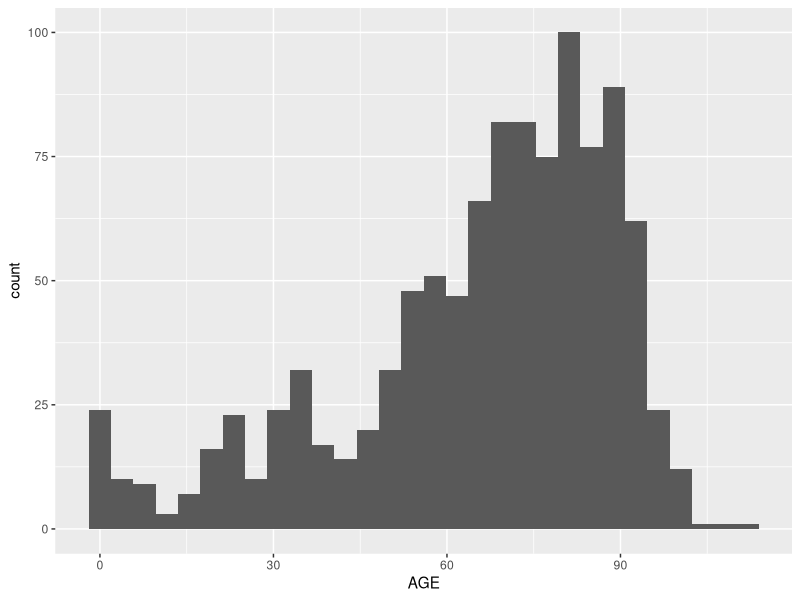
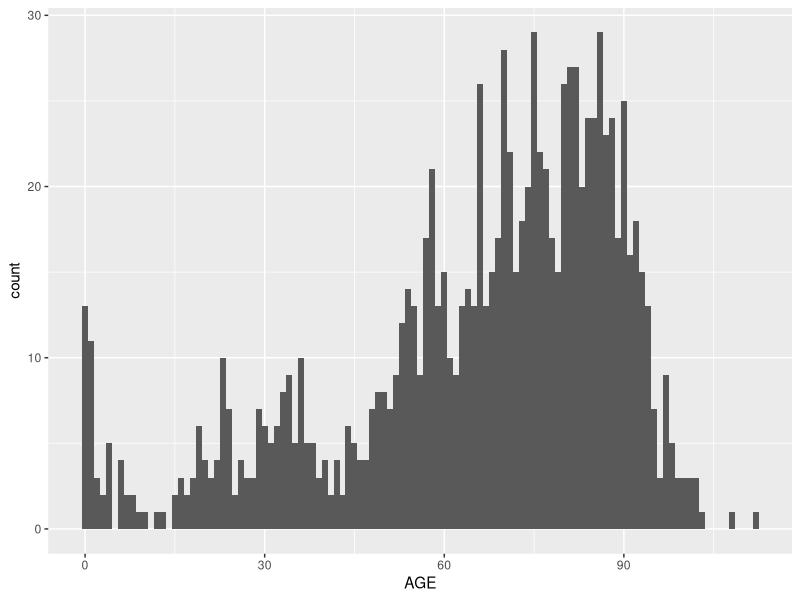
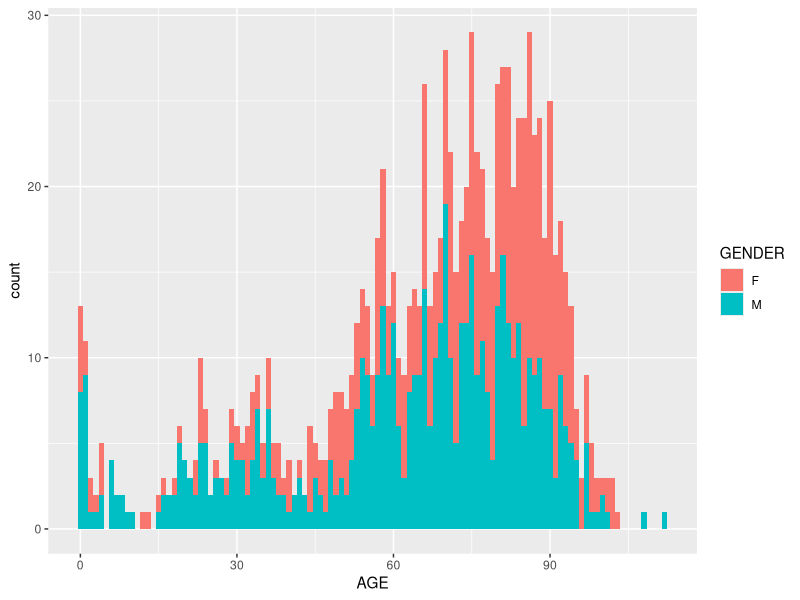
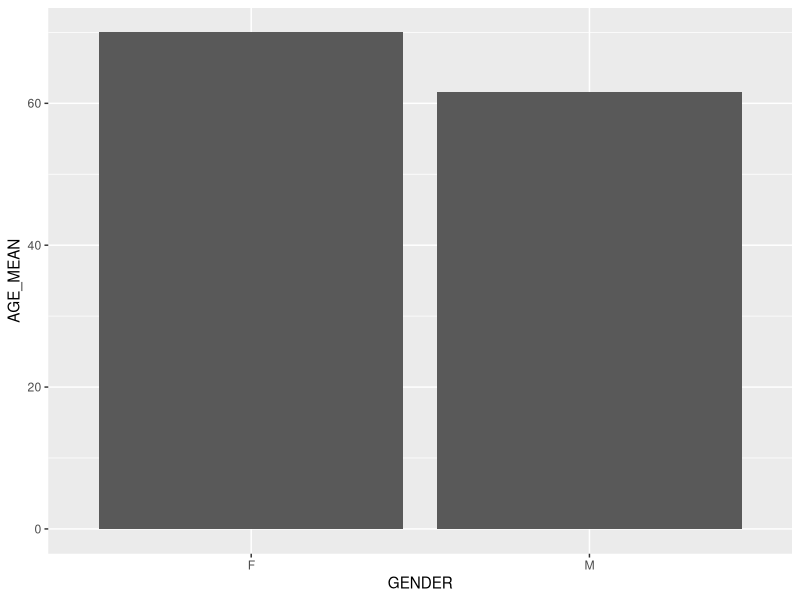
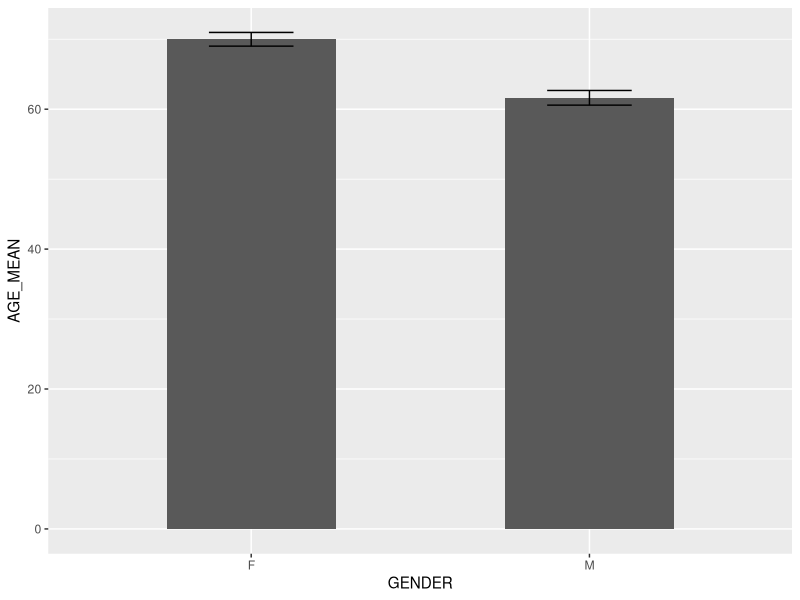
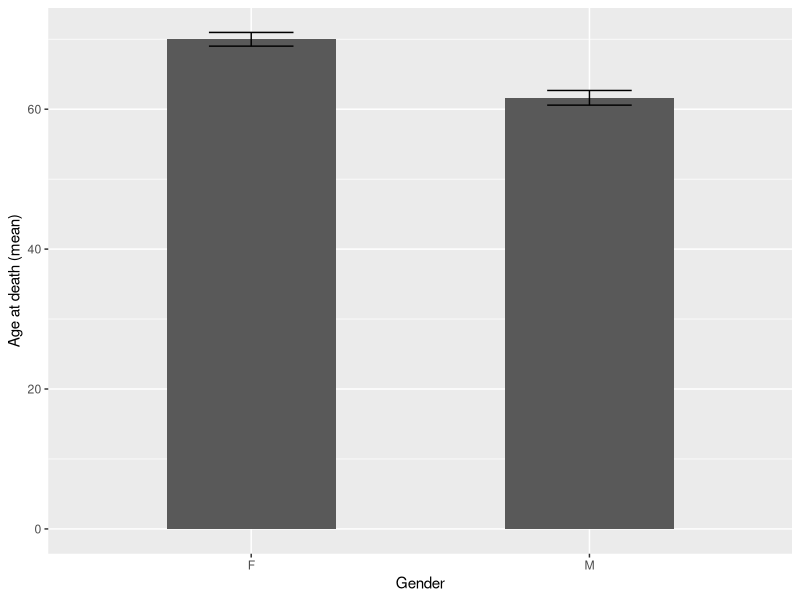
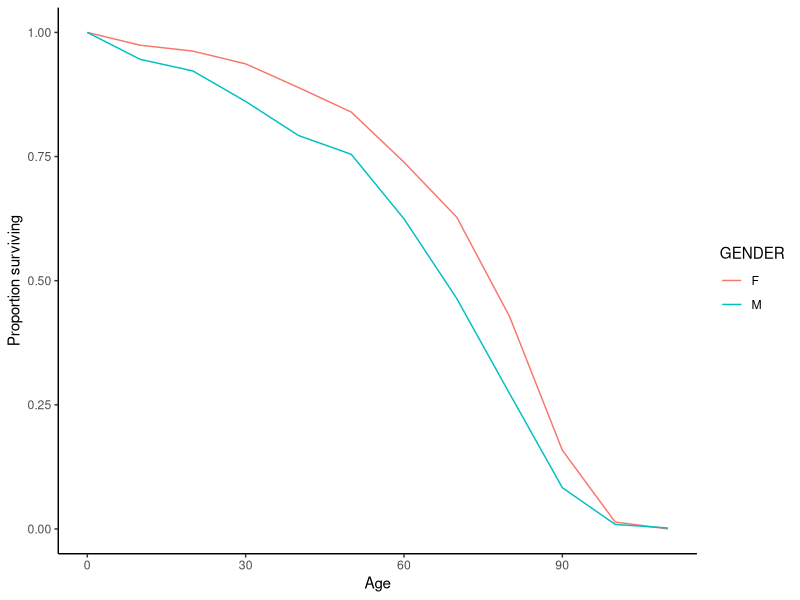

Recreate these plots in R, in order.
## ---- chunk 1
require(tidyverse)
require(stringr)
## ---- chunk 2
human <- read.csv(file = "human_data.csv", header = T, sep = ",")
## ---- chunk 3
human <- human %>%
  mutate(AGE = DEATH - BIRTH)
## ---- chunk 4
plot1 <- ggplot() +
  geom_histogram(data = human,
                 aes(x = AGE))

plot1
## ---- chunk 5
plot1 <- ggplot() +
  geom_histogram(data = human,
                 aes(x = AGE),
                 binwidth = 1)

plot1
## ---- chunk 6
plot1 <- ggplot() +
  geom_histogram(data = human,
                 aes(x = AGE, fill = GENDER),
                 binwidth = 1)

plot1
## ---- chunk 7
human_avg <- human %>%
  group_by(GENDER) %>%
  summarise(AGE_MEAN = mean(AGE),
            AGE_SE = sd(AGE)/sqrt(n()))
## ---- chunk 8
plot2 <- ggplot() +
  geom_col(data = human_avg,
           aes(x = GENDER, y = AGE_MEAN))

plot2
## ---- chunk 9
plot2 <- ggplot() +
  geom_col(data = human_avg,
           aes(x = GENDER, y = AGE_MEAN),
           width = 0.5) +
  geom_errorbar(data = human_avg,
                aes(x = GENDER, ymin = AGE_MEAN - AGE_SE, ymax = AGE_MEAN + AGE_SE),
                width = 0.25)

plot2
## ---- chunk 10
plot3 <- ggplot() +
  geom_col(data = human_avg,
           aes(x = GENDER, y = AGE_MEAN),
           width = 0.5) +
  geom_errorbar(data = human_avg,
                aes(x = GENDER, ymin = AGE_MEAN - AGE_SE, ymax = AGE_MEAN + AGE_SE),
                width = 0.25) +
  xlab("Gender") +
  ylab("Age at death (mean)")

plot3
## ---- chunk 11
male <- human %>%
  filter(GENDER == "M") # filters only males out to assign to 'male'

female <- human %>%
  filter(GENDER == "F") # filters only females out to assign to 'female'
## ---- chunk 12
human_ttest <- t.test(male$AGE, female$AGE)

human_ttest
## ---- chunk 13
human_survivorship <- human %>%
  select(GENDER, AGE) %>%
  group_by(GENDER) %>%
  summarise(greater_0 = sum(AGE>=0)/n(),
            greater_10 = sum(AGE >=10)/n(),
            greater_20 = sum(AGE >=20)/n(),
            greater_30 = sum(AGE >=30)/n(),
            greater_40 = sum(AGE >= 40)/n(),
            greater_50 = sum(AGE >= 50)/n(),
            greater_60 = sum(AGE >= 60)/n(),
            greater_70 = sum(AGE >=70)/n(),
            greater_80 = sum(AGE >= 80)/n(),
            greater_90 = sum(AGE >= 90)/n(),
            greater_100 = sum(AGE >= 100)/n(),
            greater_110 = sum(AGE >= 110)/n()) %>%
  group_by(GENDER) %>%
  gather("AGE_RANGE", "COUNT", 2:ncol(.)) %>%
  mutate(AGE_RANGE = as.numeric(str_extract(AGE_RANGE, "[[:digit:]]+")))
## ---- chunk 14
plot4 <- ggplot() +
  geom_line(data = human_survivorship,
            aes(x = AGE_RANGE, y = COUNT, group = GENDER, colour = GENDER)) +
  theme_classic() +
  xlab("Age") +
  ylab("Proportion surviving")

plot4
